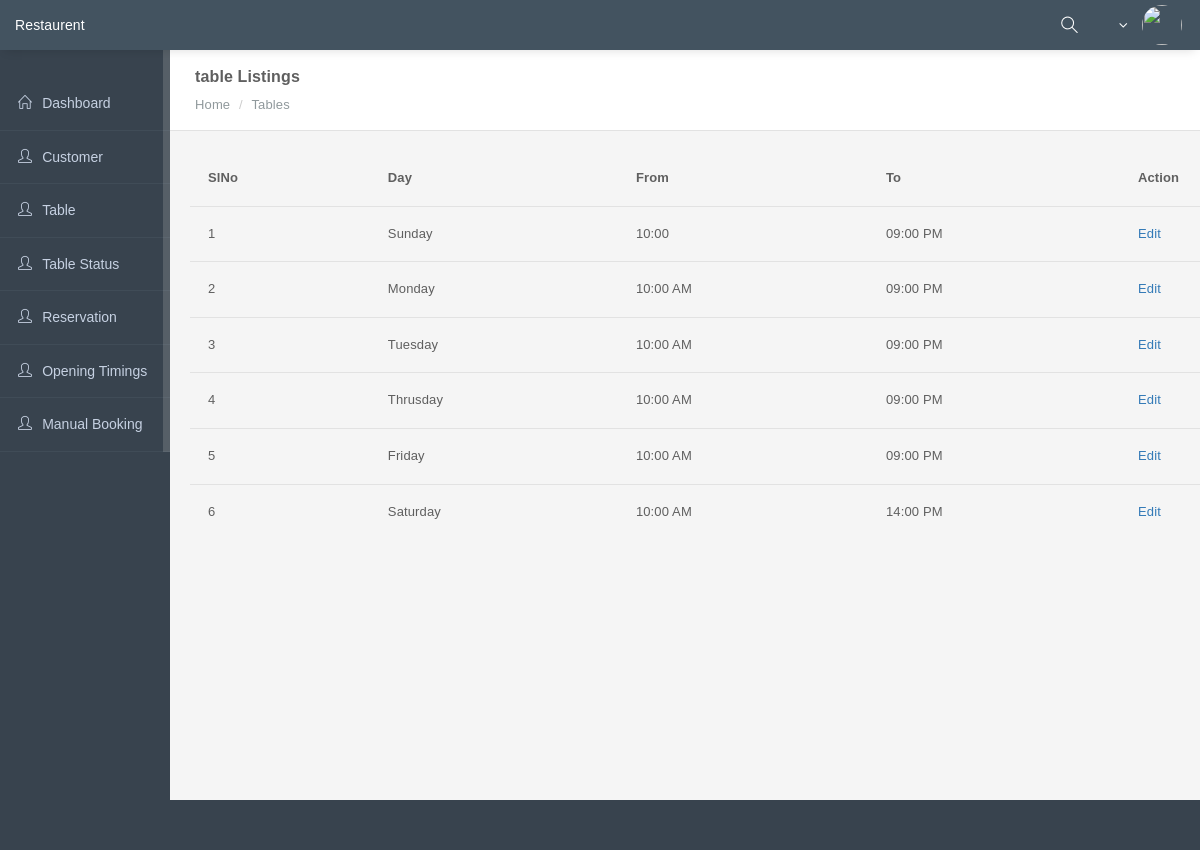
The app's page /Admin/timings.php with its own data.
### tables this page shows
CREATE TABLE `timings` (
  `id` int(11) NOT NULL,
  `day` varchar(50) NOT NULL,
  `from_time` varchar(200) NOT NULL,
  `to_time` varchar(200) NOT NULL
);

### Admin/timings.php (the view, shortened to what this page needs)
<!DOCTYPE html>
<html lang="en">
<?php
    include 'db_connect.php';
    $sqlx = "SELECT * FROM `timings`";
    $restx = $con->query($sqlx);
?>
    <head>
        <?php include('header.php'); ?>
    </head>
        <?php include('menu.php'); ?>
           <div class="page-inner">
                <div class="page-title">
                    <h3 class="breadcrumb-header">table Listings</h3>
                    <div class="page-breadcrumb">
                        <ol class="breadcrumb breadcrumb-with-header">
                            <li><a href="dashboard.php">Home</a></li>
                            <li class="active">Tables</li>
                        </ol>
                    </div>
                </div>
                <div id="main-wrapper">
                    <div class="row">
                        <div class="container">
                          <div class="table-responsive">
                            <table class="table">
                              <thead>
                                <tr>
                                  <th>SlNo</th>
                                  <th>Day</th>
                                  <th>From</th>
                                  <th>To</th>
                                  <th>Action</th>
                                </tr>
                              </thead>
                              <tbody>
							  <?php
                $i = 1;
                while($fetz = $restx->fetch_array())  {   ?>
                        <tr>
                          <td><?php echo $i++; ?></td>
                          <td><?php echo $fetz['day']; ?></td>
                          <td><?php echo $fetz['from_time']; ?></td>
                          <td><?php echo $fetz['to_time']; ?></td>
                          <td>
                            <a href="update_timings_view.php?id=<?php echo $fetz['id']; ?>">Edit</a>
                          </td>
                        </tr>
    <?php    }   ?>
                              </tbody>
                            </table>
                            </div>
                        </div>
                    </div>
                </div>
                <div class="page-footer">
                </div>
            </div>
    </body>
</html>

### Admin/assets/css/layers/dark-layer.css (style rules this page uses)
.page-footer { background: #38434E; }

### records on screen
timings: day "Sunday", from_time "10:00", to_time "09:00 PM"
timings: day "Monday", from_time "10:00 AM", to_time "09:00 PM"
timings: day "Tuesday", from_time "10:00 AM", to_time "09:00 PM"
timings: day "Thrusday", from_time "10:00 AM", to_time "09:00 PM"
timings: day "Friday", from_time "10:00 AM", to_time "09:00 PM"
timings: day "Saturday", from_time "10:00 AM", to_time "14:00 PM"
